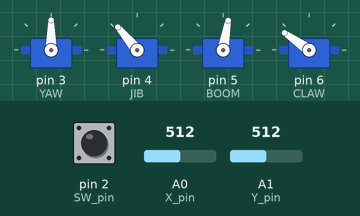
Simulated run of this sketch. Board: Arduino Uno, built with avr-gcc and run on an emulated ATmega328P. On the bench: 4 × servo. Inputs (shaded band) come from the test bench; at power-on: A0 (X_pin) = 512, A1 (Y_pin) = 512, pin 2 (SW_pin) HIGH.

Above: at 1.2 s.
1.3 s: A0 (X_pin) set to 486
At 3.0 s:
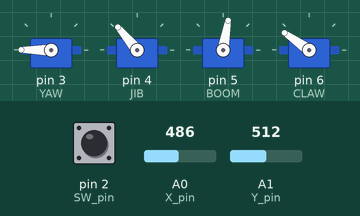
4.3 s: A1 (Y_pin) set to 489
At 6.0 s:
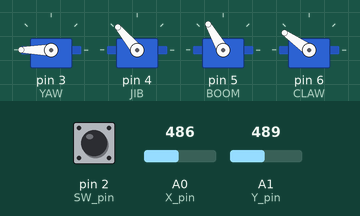
7.3 s: pin 2 (SW_pin) pulled LOW for 0.15 s
At 8.1 s:
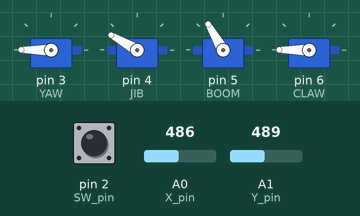
10.3 s: A1 (Y_pin) set to 586
11.8 s: A1 (Y_pin) set to 611
At 14.4 s:
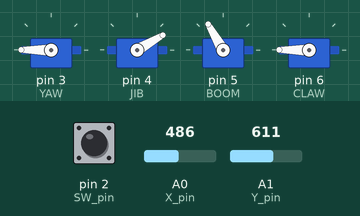
14.8 s: A0 (X_pin) set to 610
At 16.5 s:
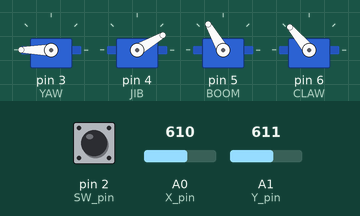
Timing chart, 0 to 18.0 s (numbered marks = the images above; inputs shaded):
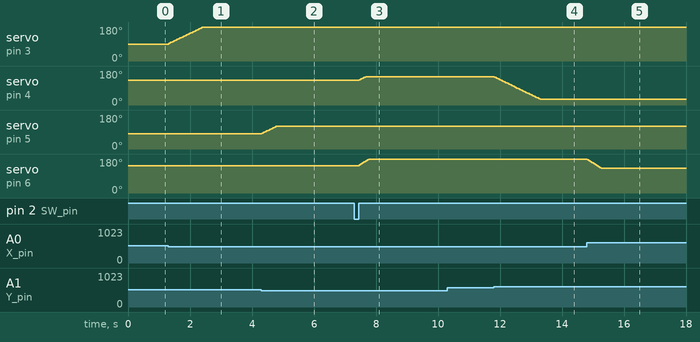

The sketch:

claw-crane.ino
```cpp
#include <Servo.h>

Servo YAW;
Servo JIB;
Servo BOOM;
Servo CLAW;

int boomPos = 80;
int jibPos = 130;
int yawPos = 90;
int clawPos = 145;

int last = 1;

const int SW_pin = 2;
const int X_pin = 0;
const int Y_pin = 1;

bool toggle = true;

void setup() {
  pinMode(SW_pin, INPUT);
  digitalWrite(SW_pin, HIGH);
  Serial.begin(9600);

  YAW.attach(3);
  JIB.attach(4);
  BOOM.attach(5);
  CLAW.attach(6);

}

void loop() {


  if (digitalRead(SW_pin) == 1 && last == 0)
    toggle = !toggle;

  int xLess = analogRead(X_pin) < 500;
  int xMore = analogRead(X_pin) > 600;
  int yLess = analogRead(Y_pin) < 500;
  int yMore = analogRead(Y_pin) > 600;

  if (toggle) {

    yawPos  += 4 * (xLess) - 4 * (xMore) * (xLess + 1);
    boomPos += 4 * (yLess) - 4 * (yMore) * (yLess + 1);

    yawPos = min(max(yawPos, 0), 180);
    boomPos = min(max(boomPos, 30), 120);

  } else {

    clawPos += 5 * (xLess) - 5 * (xMore) * (xLess + 1);
    jibPos  += 4 * (yLess) - 4 * (yMore) * (yLess + 1);

    clawPos = min(max(clawPos, 130), 180);
    jibPos = min(max(jibPos, 30), 150);
  }

  last = digitalRead(SW_pin);

  YAW.write(yawPos); //(0 - 180)
  JIB.write(jibPos); //(55 - 150)
  BOOM.write(boomPos); //(30 - 120)
  CLAW.write(clawPos); //(130 - 180)

  delay(50);
}
```

Measured:
- the behaviour switches between 500 and 499 on A0 (X_pin) (found by bisection; images 0 and 1)
- the behaviour switches between 500 and 499 on A1 (Y_pin) (found by bisection; images 1 and 2)
- the behaviour switches between 600 and 601 on A1 (Y_pin) (found by bisection; images 3 and 4)
- after the input at 1.3 s, servo on pin 3 (YAW): moves from 90° to 180° over 1.1 s, starting at once
- after the input at 4.3 s, servo on pin 5 (BOOM): moves from 80° to 120° over 0.46 s, starting at once
- after the input at 7.3 s, servo on pin 4 (JIB): 130° → 150° after 0.16 s; servo on pin 6 (CLAW): 145° → 180° after 0.16 s
- after the input at 10.3 s, every drawn part: stays the same
- after the input at 11.8 s, servo on pin 4 (JIB): moves from 150° to 30° over 1.5 s, starting at once
- after the input at 14.8 s, servo on pin 6 (CLAW): moves from 180° to 130° over 0.46 s, starting at once
